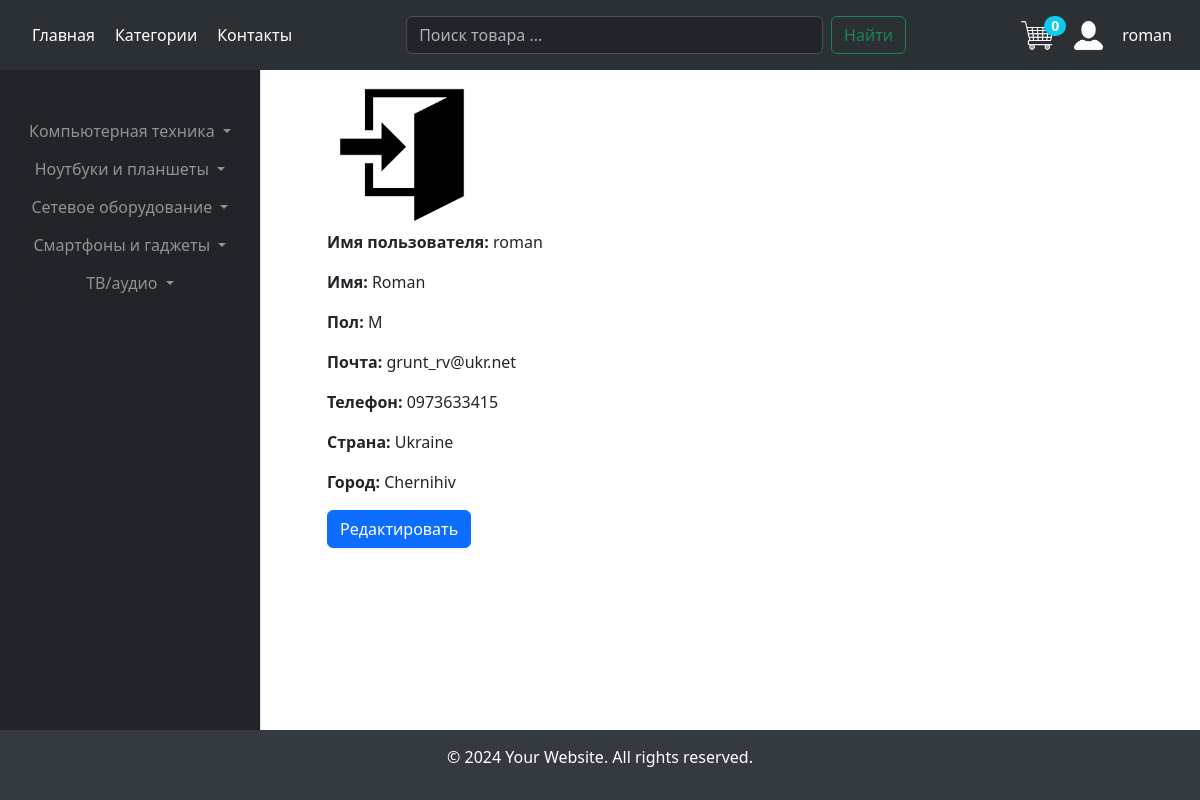
The page /profile/ (signed in) on the database as committed earlier.
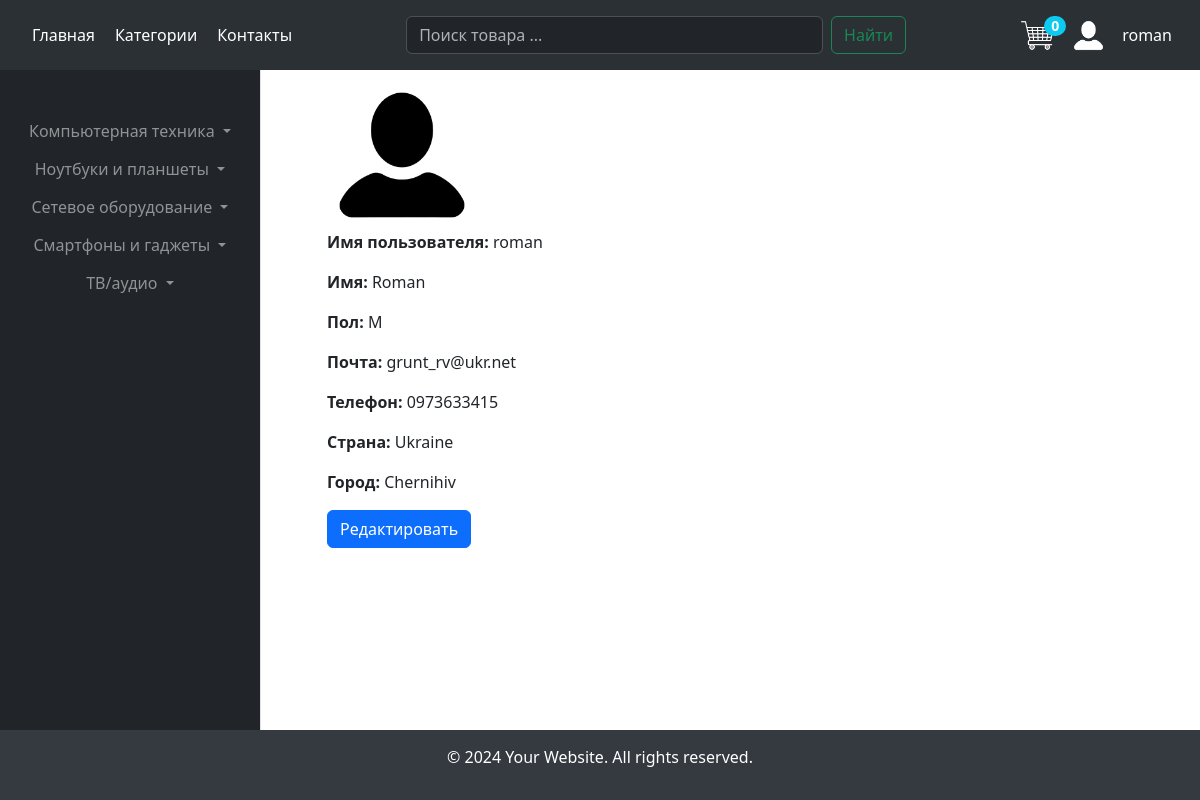
The same page on the database as committed later.
### market/models.py (models this page shows, shortened)
class Profile(models.Model):
    user = models.OneToOneField(User, on_delete=models.CASCADE)
    avatar = models.ImageField(upload_to='user_avatar')
    phone = models.CharField(max_length=15, blank=True, unique=True)
    country = models.CharField(max_length=25, blank=True)
    city = models.CharField(max_length=30, blank=True)
    gender = models.CharField(max_length=6, blank=True)
    main_delivery_address = models.CharField(max_length=100, blank=True)
    class Meta:
        verbose_name = 'Профиль'
        verbose_name_plural = 'Профили'

### market/views.py (the view)
# urls.py: path('profile/', views.profile, name='profile'),
@login_required
def profile(request):
    profile_data = get_object_or_404(Profile, user=request.user)
    context = {'profile_data': profile_data}
    return render(request, 'market/profile.html', context)

### cart/cart.py (called while the page is built)
    def __len__(self):
        return sum(item['quantity'] for item in self.cart.values())

### cart/context_processors.py (called while the page is built)
def cart(request):
    return {'cart': Cart(request)}

### market/context_processors.py (called while the page is built)
def categories(request):
    return {
        'categories': Category.objects.all()
    }

### templates/market/profile.html (shortened to what this page needs)
{% extends "market/base.html" %}
{% load static %}
{% block content %}
{% if profile_data.avatar %}
<img class="profile-img" src="{{ profile_data.avatar.url }}">
{% else %}
<img class="profile-img"  src="{% static 'market/images/default_avatar.png' %}" alt="Default Profile Image">
{% endif %}
    <p><b>Имя пользователя:</b> {{profile_data.user.username}}</p>
{% if profile_data.user.first_name %}
    <p><b>Имя:</b> {{profile_data.user.first_name}}</p>
{% endif %}
{% if profile_data.gender %}
    <p><b>Пол:</b> {{profile_data.gender}}</p>
{% endif %}
    <p><b>Почта:</b> {{ profile_data.user.email }}</p>
{% if profile_data.phone %}
    <p><b>Телефон:</b> {{ profile_data.phone }}</p>
{% endif %}
{% if profile_data.country %}
    <p><b>Страна:</b> {{ profile_data.country }}</p>
{% endif %}
{% if profile_data.city %}
    <p><b>Город:</b> {{ profile_data.city }}</p>
{% endif %}
    <a class="btn btn-primary" href="{% url 'market:update_profile' %}">Редактировать</a>
{% endblock %}

Rows that differ between the two databases and show on the page:
changed Profile "Ukraine": avatar: a different picture
